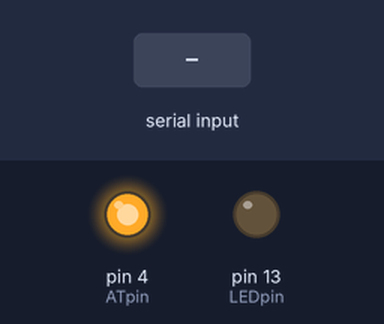
Bench run of a sketch on a simulated Arduino Uno, built with avr-gcc and run on an emulated ATmega328P. On the bench: output pins drawn as LEDs (lit = HIGH). The inputs (shaded band) are chosen by the test bench.

Above: at 4.2 s.
4.3 s: "ATSEND" received over Serial
At 5.1 s:
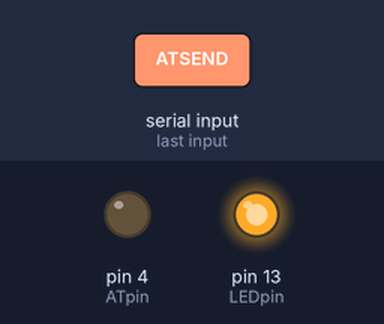
8.8 s: "ATEND" received over Serial
At 10.0 s:
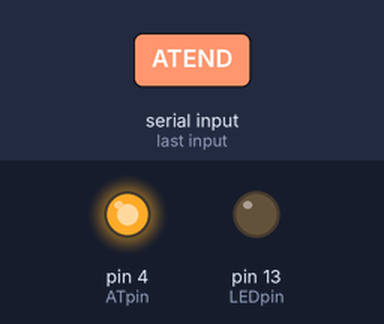
Timing chart, 0 to 11.3 s (numbered marks = the images above; inputs shaded):
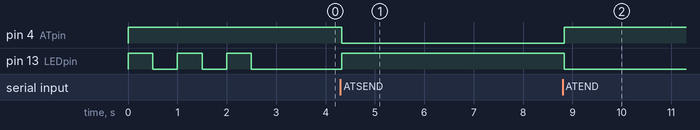

Measured:
- after the input at 4.3 s, pin 4 (ATpin): HIGH → LOW at once; pin 13 (LEDpin): LOW → HIGH at once
- after the input at 8.8 s, pin 4 (ATpin): LOW → HIGH at once; pin 13 (LEDpin): HIGH → LOW at once

The sketch:

Arduino_serial_Commander_Master.ino
```cpp
/*********************************
 Remote Arduino Serial Port Commander - Master
 send/receive from a PC USB port

 Uses an Arduino Uno or Nano

 Connect Vcc to Arduino 5volts
 Connect Gnd to ArduinoGnd
 Connect Rx to Arduino pin 3 (Tx)
 Connect Tx to Arduino pin 2 (Rx)
 Connect SET to Arduino pin 4 (Take LOW to send AT Commands)

 REALTERM can be used to communicate with an Arduino fitted with another HC-12

 To switch HC-12 to AT Mode, send ATSEND from PC, ensure CRLF is switched ON
 To reset to Normal mode, send ATEND

 **********************************/

#include <SoftwareSerial.h>
#define ATpin 4 // used to switch to AT mode
#define LEDpin 13
SoftwareSerial mySerial(2, 3); //RX, TX

void setup() {
  Serial.begin(9600);
  Serial.setTimeout(20);
  pinMode(ATpin, OUTPUT);
  digitalWrite(ATpin, HIGH); // normal mode
  pinMode(LEDpin, OUTPUT);
  digitalWrite(LEDpin, LOW);
  mySerial.begin(9600);
  mySerial.setTimeout(20);
  // show this is the master by flashing 3 times
  for(int i = 1; i < 4; i++){
    digitalWrite(LEDpin, HIGH);
    delay(500);
    digitalWrite(LEDpin, LOW);
    delay(500);
  }
}

void loop() {
  if(Serial.available() > 0){ // Read from serial input (from PC) and send over HC-12
    String input = Serial.readString();
    //Serial.println(input); // for debugging
    if(input.startsWith("ATEND")){
      digitalWrite(ATpin, HIGH); // exit AT Mode
      digitalWrite(LEDpin, LOW);
    }
    else if(input.startsWith("ATSEND")){
      digitalWrite(ATpin, LOW); // go into AT Mode
      digitalWrite(LEDpin, HIGH);
    }
    else{
      mySerial.println(input);
    }
  }
  if(mySerial.available() > 1){ // Read from HC-12 and send to PC
    String input = mySerial.readString();
    Serial.println(input);
  }
  delay(20);
}
```
